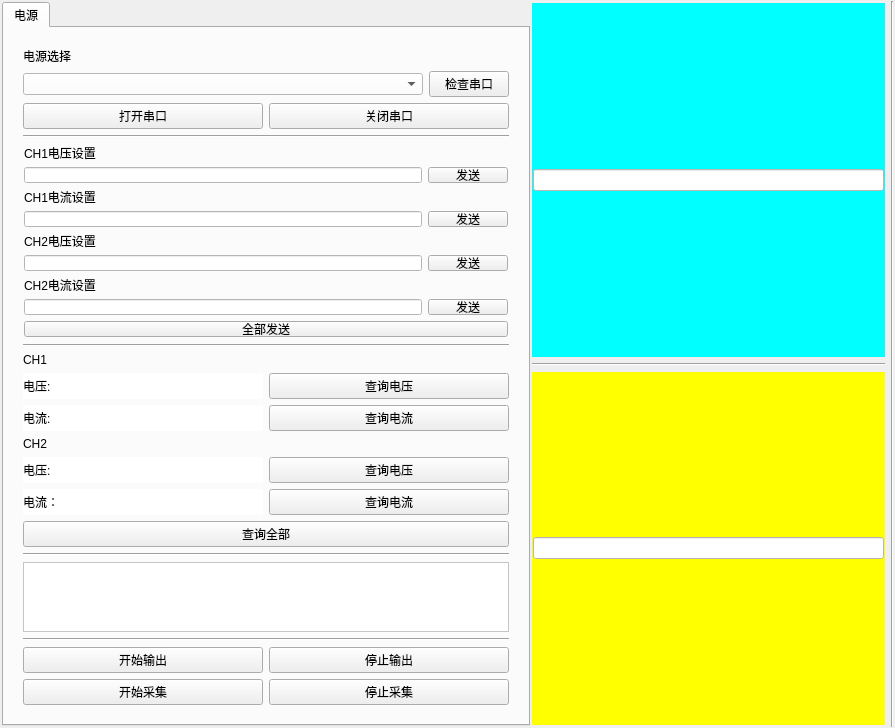
<?xml version="1.0" encoding="UTF-8"?>
<ui version="4.0">
 <class>Form</class>
 <widget class="QWidget" name="Form">
  <property name="geometry">
   <rect>
    <x>0</x>
    <y>0</y>
    <width>895</width>
    <height>728</height>
   </rect>
  </property>
  <property name="windowTitle">
   <string>Form</string>
  </property>
  <layout class="QGridLayout" name="gridLayout">
   <property name="leftMargin">
    <number>1</number>
   </property>
   <property name="topMargin">
    <number>1</number>
   </property>
   <property name="rightMargin">
    <number>1</number>
   </property>
   <property name="bottomMargin">
    <number>1</number>
   </property>
   <property name="horizontalSpacing">
    <number>4</number>
   </property>
   <item row="0" column="0">
    <layout class="QHBoxLayout" name="horizontalLayout">
     <item>
      <widget class="QWidget" name="gridWidget" native="true">
       <layout class="QGridLayout" name="gridLayout_2">
        <property name="leftMargin">
         <number>1</number>
        </property>
        <property name="topMargin">
         <number>1</number>
        </property>
        <property name="rightMargin">
         <number>1</number>
        </property>
        <property name="bottomMargin">
         <number>1</number>
        </property>
        <property name="spacing">
         <number>1</number>
        </property>
        <item row="0" column="0">
         <widget class="QTabWidget" name="tabWidget">
          <property name="maximumSize">
           <size>
            <width>650</width>
            <height>16777215</height>
           </size>
          </property>
          <property name="currentIndex">
           <number>0</number>
          </property>
          <widget class="QWidget" name="power">
           <property name="minimumSize">
            <size>
             <width>0</width>
             <height>376</height>
            </size>
           </property>
           <attribute name="title">
            <string>电源</string>
           </attribute>
           <layout class="QHBoxLayout" name="horizontalLayout_4">
            <property name="leftMargin">
             <number>1</number>
            </property>
            <property name="topMargin">
             <number>1</number>
            </property>
            <property name="rightMargin">
             <number>1</number>
            </property>
            <property name="bottomMargin">
             <number>1</number>
            </property>
            <item>
             <widget class="QWidget" name="btn" native="true">
              <property name="maximumSize">
               <size>
                <width>600</width>
                <height>16777215</height>
               </size>
              </property>
              <layout class="QVBoxLayout" name="verticalLayout_3">
               <item>
                <widget class="QWidget" name="verticalWidget" native="true">
                 <property name="maximumSize">
                  <size>
                   <width>600</width>
                   <height>16777215</height>
                  </size>
                 </property>
                 <layout class="QVBoxLayout" name="verticalLayout_2">
                  <item>
                   <layout class="QHBoxLayout" name="horizontalLayout_13">
                    <item>
                     <widget class="QLabel" name="portname">
                      <property name="maximumSize">
                       <size>
                        <width>300</width>
                        <height>20</height>
                       </size>
                      </property>
                      <property name="text">
                       <string>电源选择</string>
                      </property>
                     </widget>
                    </item>
                    <item>
                     <widget class="QLabel" name="powername">
                      <property name="maximumSize">
                       <size>
                        <width>300</width>
                        <height>16777215</height>
                       </size>
                      </property>
                      <property name="text">
                       <string/>
                      </property>
                     </widget>
                    </item>
                   </layout>
                  </item>
                  <item>
                   <layout class="QHBoxLayout" name="horizontalLayout_11">
                    <item>
                     <widget class="QComboBox" name="portchoose">
                      <property name="minimumSize">
                       <size>
                        <width>400</width>
                        <height>20</height>
                       </size>
                      </property>
                      <property name="maximumSize">
                       <size>
                        <width>400</width>
                        <height>16777215</height>
                       </size>
                      </property>
                      <property name="styleSheet">
                       <string notr="true">background-color: rgb(255, 255, 255);</string>
                      </property>
                     </widget>
                    </item>
                    <item>
                     <widget class="QPushButton" name="portcheck">
                      <property name="maximumSize">
                       <size>
                        <width>200</width>
                        <height>16777215</height>
                       </size>
                      </property>
                      <property name="text">
                       <string>检查串口</string>
                      </property>
                     </widget>
                    </item>
                   </layout>
                  </item>
                  <item>
                   <layout class="QHBoxLayout" name="horizontalLayout_12">
                    <item>
                     <widget class="QPushButton" name="portopen">
                      <property name="maximumSize">
                       <size>
                        <width>300</width>
                        <height>16777215</height>
                       </size>
                      </property>
                      <property name="text">
                       <string>打开串口</string>
                      </property>
                     </widget>
                    </item>
                    <item>
                     <widget class="QPushButton" name="portclose">
                      <property name="maximumSize">
                       <size>
                        <width>300</width>
                        <height>16777215</height>
                       </size>
                      </property>
                      <property name="text">
                       <string>关闭串口</string>
                      </property>
                     </widget>
                    </item>
                   </layout>
                  </item>
                  <item>
                   <widget class="Line" name="line_5">
                    <property name="maximumSize">
                     <size>
                      <width>600</width>
                      <height>16777215</height>
                     </size>
                    </property>
                    <property name="orientation">
                     <enum>Qt::Horizontal</enum>
                    </property>
                   </widget>
                  </item>
                  <item>
                   <widget class="QWidget" name="verticalWidget_2" native="true">
                    <property name="maximumSize">
                     <size>
                      <width>600</width>
                      <height>16777215</height>
                     </size>
                    </property>
                    <layout class="QVBoxLayout" name="verticalLayout_5">
                     <property name="leftMargin">
                      <number>1</number>
                     </property>
                     <property name="topMargin">
                      <number>1</number>
                     </property>
                     <property name="rightMargin">
                      <number>1</number>
                     </property>
                     <property name="bottomMargin">
                      <number>1</number>
                     </property>
                     <item>
                      <widget class="QLabel" name="label">
                       <property name="maximumSize">
                        <size>
                         <width>600</width>
                         <height>20</height>
                        </size>
                       </property>
                       <property name="text">
                        <string>CH1电压设置</string>
                       </property>
                      </widget>
                     </item>
                     <item>
                      <layout class="QHBoxLayout" name="horizontalLayout_2">
                       <item>
                        <widget class="QLineEdit" name="CH1_V">
                         <property name="maximumSize">
                          <size>
                           <width>400</width>
                           <height>16777215</height>
                          </size>
                         </property>
                         <property name="styleSheet">
                          <string notr="true">background-color: rgb(255, 255, 255);</string>
                         </property>
                        </widget>
                       </item>
                       <item>
                        <widget class="QPushButton" name="CH1_V_send">
                         <property name="maximumSize">
                          <size>
                           <width>200</width>
                           <height>16777215</height>
                          </size>
                         </property>
                         <property name="text">
                          <string>发送</string>
                         </property>
                        </widget>
                       </item>
                      </layout>
                     </item>
                     <item>
                      <widget class="QLabel" name="label_2">
                       <property name="maximumSize">
                        <size>
                         <width>600</width>
                         <height>16777215</height>
                        </size>
                       </property>
                       <property name="text">
                        <string>CH1电流设置</string>
                       </property>
                      </widget>
                     </item>
                     <item>
                      <layout class="QHBoxLayout" name="horizontalLayout_3">
                       <item>
                        <widget class="QLineEdit" name="CH1_I">
                         <property name="maximumSize">
                          <size>
                           <width>400</width>
                           <height>16777215</height>
                          </size>
                         </property>
                         <property name="styleSheet">
                          <string notr="true">background-color: rgb(255, 255, 255);</string>
                         </property>
                        </widget>
                       </item>
                       <item>
                        <widget class="QPushButton" name="CH1_I_send">
                         <property name="maximumSize">
                          <size>
                           <width>200</width>
                           <height>16777215</height>
                          </size>
                         </property>
                         <property name="text">
                          <string>发送</string>
                         </property>
                        </widget>
                       </item>
                      </layout>
                     </item>
                     <item>
                      <widget class="QLabel" name="label_3">
                       <property name="maximumSize">
                        <size>
                         <width>600</width>
                         <height>16777215</height>
                        </size>
                       </property>
                       <property name="text">
                        <string>CH2电压设置</string>
                       </property>
                      </widget>
                     </item>
                     <item>
                      <layout class="QHBoxLayout" name="horizontalLayout_5">
                       <item>
                        <widget class="QLineEdit" name="CH2_V">
                         <property name="maximumSize">
                          <size>
                           <width>400</width>
                           <height>16777215</height>
                          </size>
                         </property>
                         <property name="styleSheet">
                          <string notr="true">background-color: rgb(255, 255, 255);</string>
                         </property>
                        </widget>
                       </item>
                       <item>
                        <widget class="QPushButton" name="CH2_V_send">
                         <property name="maximumSize">
                          <size>
                           <width>200</width>
                           <height>16777215</height>
                          </size>
                         </property>
                         <property name="text">
                          <string>发送</string>
                         </property>
                        </widget>
                       </item>
                      </layout>
                     </item>
                     <item>
                      <widget class="QLabel" name="label_4">
                       <property name="maximumSize">
                        <size>
                         <width>600</width>
                         <height>16777215</height>
                        </size>
                       </property>
                       <property name="text">
                        <string>CH2电流设置</string>
                       </property>
                      </widget>
                     </item>
                     <item>
                      <layout class="QHBoxLayout" name="horizontalLayout_6">
                       <item>
                        <widget class="QLineEdit" name="CH2_I">
                         <property name="maximumSize">
                          <size>
                           <width>400</width>
                           <height>16777215</height>
                          </size>
                         </property>
                         <property name="styleSheet">
                          <string notr="true">background-color: rgb(255, 255, 255);</string>
                         </property>
                        </widget>
                       </item>
                       <item>
                        <widget class="QPushButton" name="CH2_I_send">
                         <property name="maximumSize">
                          <size>
                           <width>200</width>
                           <height>16777215</height>
                          </size>
                         </property>
                         <property name="text">
                          <string>发送</string>
                         </property>
                        </widget>
                       </item>
                      </layout>
                     </item>
                     <item>
                      <widget class="QPushButton" name="sendALL">
                       <property name="maximumSize">
                        <size>
                         <width>600</width>
                         <height>16777215</height>
                        </size>
                       </property>
                       <property name="text">
                        <string>全部发送</string>
                       </property>
                      </widget>
                     </item>
                    </layout>
                   </widget>
                  </item>
                  <item>
                   <widget class="Line" name="line_6">
                    <property name="maximumSize">
                     <size>
                      <width>600</width>
                      <height>16777215</height>
                     </size>
                    </property>
                    <property name="orientation">
                     <enum>Qt::Horizontal</enum>
                    </property>
                   </widget>
                  </item>
                  <item>
                   <layout class="QVBoxLayout" name="checkzone">
                    <item>
                     <widget class="QLabel" name="label_5">
                      <property name="maximumSize">
                       <size>
                        <width>600</width>
                        <height>16777215</height>
                       </size>
                      </property>
                      <property name="text">
                       <string>CH1</string>
                      </property>
                     </widget>
                    </item>
                    <item>
                     <layout class="QVBoxLayout" name="CH1_part">
                      <item>
                       <layout class="QHBoxLayout" name="horizontalLayout_7">
                        <item>
                         <widget class="QLabel" name="CH1_V_print">
                          <property name="maximumSize">
                           <size>
                            <width>300</width>
                            <height>16777215</height>
                           </size>
                          </property>
                          <property name="styleSheet">
                           <string notr="true">background-color: rgb(255, 255, 255);</string>
                          </property>
                          <property name="text">
                           <string>电压:</string>
                          </property>
                         </widget>
                        </item>
                        <item>
                         <widget class="QPushButton" name="CH1_V_check">
                          <property name="maximumSize">
                           <size>
                            <width>300</width>
                            <height>16777215</height>
                           </size>
                          </property>
                          <property name="text">
                           <string>查询电压</string>
                          </property>
                         </widget>
                        </item>
                       </layout>
                      </item>
                      <item>
                       <layout class="QHBoxLayout" name="horizontalLayout_8">
                        <item>
                         <widget class="QLabel" name="CH1_I_print">
                          <property name="maximumSize">
                           <size>
                            <width>300</width>
                            <height>16777215</height>
                           </size>
                          </property>
                          <property name="styleSheet">
                           <string notr="true">background-color: rgb(255, 255, 255);</string>
                          </property>
                          <property name="text">
                           <string>电流:</string>
                          </property>
                         </widget>
                        </item>
                        <item>
                         <widget class="QPushButton" name="CH1_I_check">
                          <property name="maximumSize">
                           <size>
                            <width>300</width>
                            <height>16777215</height>
                           </size>
                          </property>
                          <property name="text">
                           <string>查询电流</string>
                          </property>
                         </widget>
                        </item>
                       </layout>
                      </item>
                     </layout>
                    </item>
                    <item>
                     <widget class="QLabel" name="label_6">
                      <property name="maximumSize">
                       <size>
                        <width>600</width>
                        <height>16777215</height>
                       </size>
                      </property>
                      <property name="text">
                       <string>CH2</string>
                      </property>
                     </widget>
                    </item>
                    <item>
                     <layout class="QVBoxLayout" name="CH2_part">
                      <item>
                       <layout class="QHBoxLayout" name="horizontalLayout_9">
                        <item>
                         <widget class="QLabel" name="CH2_V_print">
                          <property name="maximumSize">
                           <size>
                            <width>300</width>
                            <height>16777215</height>
                           </size>
                          </property>
                          <property name="styleSheet">
                           <string notr="true">background-color: rgb(255, 255, 255);</string>
                          </property>
                          <property name="text">
                           <string>电压:</string>
                          </property>
                         </widget>
                        </item>
                        <item>
                         <widget class="QPushButton" name="CH2_V_check">
                          <property name="maximumSize">
                           <size>
                            <width>300</width>
                            <height>16777215</height>
                           </size>
                          </property>
                          <property name="text">
                           <string>查询电压</string>
                          </property>
                         </widget>
                        </item>
                       </layout>
                      </item>
                      <item>
                       <layout class="QHBoxLayout" name="horizontalLayout_10">
                        <item>
                         <widget class="QLabel" name="CH2_I_print">
                          <property name="maximumSize">
                           <size>
                            <width>300</width>
                            <height>16777215</height>
                           </size>
                          </property>
                          <property name="styleSheet">
                           <string notr="true">background-color: rgb(255, 255, 255);</string>
                          </property>
                          <property name="text">
                           <string>电流：</string>
                          </property>
                         </widget>
                        </item>
                        <item>
                         <widget class="QPushButton" name="CH2_I_check">
                          <property name="maximumSize">
                           <size>
                            <width>300</width>
                            <height>16777215</height>
                           </size>
                          </property>
                          <property name="text">
                           <string>查询电流</string>
                          </property>
                         </widget>
                        </item>
                       </layout>
                      </item>
                     </layout>
                    </item>
                    <item>
                     <widget class="QPushButton" name="checkALL">
                      <property name="maximumSize">
                       <size>
                        <width>600</width>
                        <height>16777215</height>
                       </size>
                      </property>
                      <property name="text">
                       <string>查询全部</string>
                      </property>
                     </widget>
                    </item>
                   </layout>
                  </item>
                  <item>
                   <widget class="Line" name="line_4">
                    <property name="maximumSize">
                     <size>
                      <width>600</width>
                      <height>16777215</height>
                     </size>
                    </property>
                    <property name="orientation">
                     <enum>Qt::Horizontal</enum>
                    </property>
                   </widget>
                  </item>
                  <item>
                   <widget class="QTextBrowser" name="msg">
                    <property name="maximumSize">
                     <size>
                      <width>600</width>
                      <height>16777215</height>
                     </size>
                    </property>
                    <property name="styleSheet">
                     <string notr="true">background-color: rgb(255, 255, 255);</string>
                    </property>
                   </widget>
                  </item>
                  <item>
                   <spacer name="verticalSpacer">
                    <property name="orientation">
                     <enum>Qt::Vertical</enum>
                    </property>
                    <property name="sizeHint" stdset="0">
                     <size>
                      <width>20</width>
                      <height>40</height>
                     </size>
                    </property>
                   </spacer>
                  </item>
                  <item>
                   <widget class="Line" name="line_3">
                    <property name="maximumSize">
                     <size>
                      <width>600</width>
                      <height>16777215</height>
                     </size>
                    </property>
                    <property name="orientation">
                     <enum>Qt::Horizontal</enum>
                    </property>
                   </widget>
                  </item>
                  <item>
                   <layout class="QHBoxLayout" name="control_btn">
                    <item>
                     <widget class="QPushButton" name="start_btn">
                      <property name="maximumSize">
                       <size>
                        <width>300</width>
                        <height>16777215</height>
                       </size>
                      </property>
                      <property name="text">
                       <string>开始输出</string>
                      </property>
                     </widget>
                    </item>
                    <item>
                     <widget class="QPushButton" name="stop_btn">
                      <property name="maximumSize">
                       <size>
                        <width>300</width>
                        <height>16777215</height>
                       </size>
                      </property>
                      <property name="text">
                       <string>停止输出</string>
                      </property>
                     </widget>
                    </item>
                   </layout>
                  </item>
                  <item>
                   <layout class="QHBoxLayout" name="listen_btn">
                    <item>
                     <widget class="QPushButton" name="start_listen">
                      <property name="maximumSize">
                       <size>
                        <width>300</width>
                        <height>16777215</height>
                       </size>
                      </property>
                      <property name="text">
                       <string>开始采集</string>
                      </property>
                     </widget>
                    </item>
                    <item>
                     <widget class="QPushButton" name="stop_listen">
                      <property name="maximumSize">
                       <size>
                        <width>300</width>
                        <height>16777215</height>
                       </size>
                      </property>
                      <property name="text">
                       <string>停止采集</string>
                      </property>
                     </widget>
                    </item>
                   </layout>
                  </item>
                 </layout>
                </widget>
               </item>
              </layout>
             </widget>
            </item>
           </layout>
          </widget>
         </widget>
        </item>
        <item row="0" column="1">
         <widget class="QWidget" name="Plot" native="true">
          <layout class="QGridLayout" name="gridLayout_5">
           <property name="leftMargin">
            <number>1</number>
           </property>
           <property name="topMargin">
            <number>1</number>
           </property>
           <property name="rightMargin">
            <number>1</number>
           </property>
           <property name="bottomMargin">
            <number>1</number>
           </property>
           <item row="2" column="0">
            <widget class="Line" name="line">
             <property name="minimumSize">
              <size>
               <width>0</width>
               <height>0</height>
              </size>
             </property>
             <property name="orientation">
              <enum>Qt::Horizontal</enum>
             </property>
            </widget>
           </item>
           <item row="3" column="0">
            <layout class="QHBoxLayout" name="ch2">
             <item>
              <widget class="QFrame" name="ch2_layout">
               <property name="enabled">
                <bool>true</bool>
               </property>
               <property name="minimumSize">
                <size>
                 <width>0</width>
                 <height>0</height>
                </size>
               </property>
               <property name="styleSheet">
                <string notr="true">background-color: rgb(255, 255, 0);</string>
               </property>
               <layout class="QGridLayout" name="gridLayout_6">
                <property name="leftMargin">
                 <number>1</number>
                </property>
                <property name="topMargin">
                 <number>1</number>
                </property>
                <property name="rightMargin">
                 <number>1</number>
                </property>
                <property name="bottomMargin">
                 <number>1</number>
                </property>
                <item row="1" column="0">
                 <layout class="QVBoxLayout" name="channel2"/>
                </item>
                <item row="0" column="0">
                 <widget class="QLineEdit" name="CH2_name">
                  <property name="styleSheet">
                   <string notr="true">background-color: rgb(255, 255, 255);</string>
                  </property>
                 </widget>
                </item>
               </layout>
              </widget>
             </item>
            </layout>
           </item>
           <item row="1" column="0">
            <layout class="QHBoxLayout" name="ch1">
             <item>
              <widget class="QFrame" name="ch1_layout">
               <property name="minimumSize">
                <size>
                 <width>0</width>
                 <height>5</height>
                </size>
               </property>
               <property name="styleSheet">
                <string notr="true">background-color: rgb(0, 255, 255);</string>
               </property>
               <layout class="QGridLayout" name="gridLayout_3">
                <property name="leftMargin">
                 <number>1</number>
                </property>
                <property name="topMargin">
                 <number>1</number>
                </property>
                <property name="rightMargin">
                 <number>1</number>
                </property>
                <property name="bottomMargin">
                 <number>1</number>
                </property>
                <property name="spacing">
                 <number>4</number>
                </property>
                <item row="1" column="0">
                 <layout class="QVBoxLayout" name="channel1"/>
                </item>
                <item row="0" column="0">
                 <widget class="QLineEdit" name="CH1_name">
                  <property name="styleSheet">
                   <string notr="true">background-color: rgb(255, 255, 255);</string>
                  </property>
                 </widget>
                </item>
               </layout>
              </widget>
             </item>
            </layout>
           </item>
          </layout>
         </widget>
        </item>
       </layout>
      </widget>
     </item>
    </layout>
   </item>
   <item row="0" column="1">
    <widget class="Line" name="line_2">
     <property name="orientation">
      <enum>Qt::Vertical</enum>
     </property>
    </widget>
   </item>
  </layout>
 </widget>
 <resources/>
 <connections/>
</ui>
